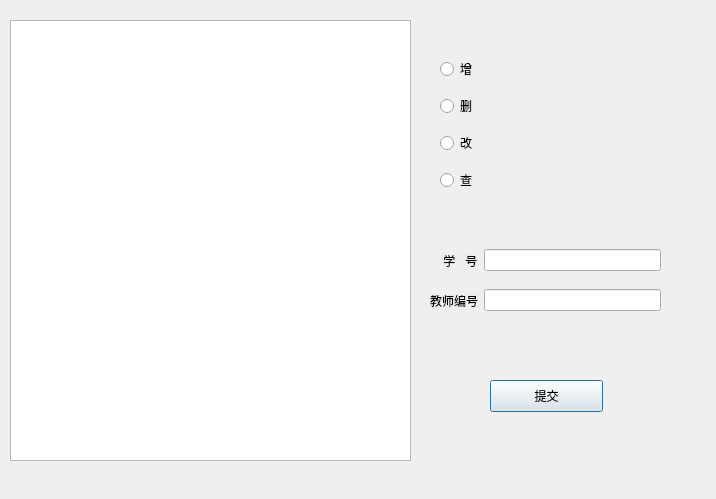
<?xml version="1.0" encoding="UTF-8"?>
<ui version="4.0">
 <class>TeachingInfoDialog</class>
 <widget class="QDialog" name="TeachingInfoDialog">
  <property name="geometry">
   <rect>
    <x>0</x>
    <y>0</y>
    <width>716</width>
    <height>499</height>
   </rect>
  </property>
  <property name="windowTitle">
   <string>教学关系信息</string>
  </property>
  <widget class="QTableView" name="tableView">
   <property name="geometry">
    <rect>
     <x>10</x>
     <y>20</y>
     <width>401</width>
     <height>441</height>
    </rect>
   </property>
  </widget>
  <widget class="QWidget" name="horizontalLayoutWidget_3">
   <property name="geometry">
    <rect>
     <x>430</x>
     <y>280</y>
     <width>231</width>
     <height>41</height>
    </rect>
   </property>
   <layout class="QHBoxLayout" name="horizontalLayout_3">
    <item>
     <widget class="QLabel" name="label_3">
      <property name="text">
       <string>教师编号</string>
      </property>
     </widget>
    </item>
    <item>
     <widget class="QLineEdit" name="TeaNo"/>
    </item>
   </layout>
  </widget>
  <widget class="QWidget" name="horizontalLayoutWidget_2">
   <property name="geometry">
    <rect>
     <x>430</x>
     <y>240</y>
     <width>231</width>
     <height>41</height>
    </rect>
   </property>
   <layout class="QHBoxLayout" name="horizontalLayout_2">
    <item>
     <widget class="QLabel" name="label_2">
      <property name="text">
       <string>    学   号</string>
      </property>
     </widget>
    </item>
    <item>
     <widget class="QLineEdit" name="StuNo"/>
    </item>
   </layout>
  </widget>
  <widget class="QPushButton" name="Submit">
   <property name="geometry">
    <rect>
     <x>490</x>
     <y>380</y>
     <width>113</width>
     <height>32</height>
    </rect>
   </property>
   <property name="text">
    <string>提交</string>
   </property>
  </widget>
  <widget class="QWidget" name="verticalLayoutWidget">
   <property name="geometry">
    <rect>
     <x>440</x>
     <y>50</y>
     <width>101</width>
     <height>151</height>
    </rect>
   </property>
   <layout class="QVBoxLayout" name="verticalLayout">
    <item>
     <widget class="QRadioButton" name="add">
      <property name="text">
       <string>增</string>
      </property>
     </widget>
    </item>
    <item>
     <widget class="QRadioButton" name="delete_">
      <property name="text">
       <string>删</string>
      </property>
     </widget>
    </item>
    <item>
     <widget class="QRadioButton" name="change">
      <property name="text">
       <string>改</string>
      </property>
     </widget>
    </item>
    <item>
     <widget class="QRadioButton" name="search">
      <property name="text">
       <string>查</string>
      </property>
     </widget>
    </item>
   </layout>
  </widget>
 </widget>
 <resources/>
 <connections/>
</ui>
